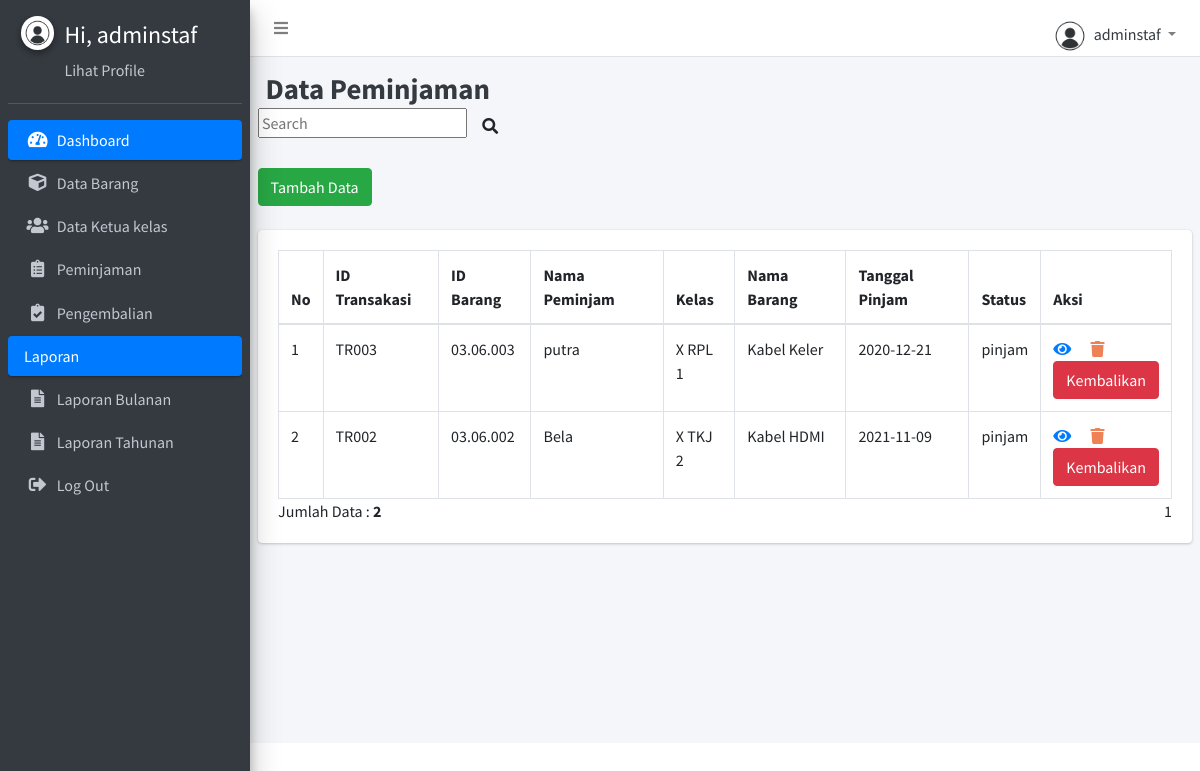
Page /transaksi-peminjaman.php (signed in) on the committed database.
### tables this page shows
CREATE TABLE `transaksi` (
  `IdTransaksi` varchar(10) NOT NULL,
  `IdBarang` varchar(20) NOT NULL,
  `Nama` varchar(50) NOT NULL,
  `SwKelas` varchar(10) NOT NULL,
  `BrgNama` varchar(50) NOT NULL,
  `TglPinjam` date NOT NULL,
  `TglKembali` date NOT NULL,
  `status` varchar(20) NOT NULL
);

CREATE TABLE `barang` (
  `IdBarang` varchar(15) NOT NULL,
  `BrgNama` varchar(50) NOT NULL,
  `BrgMerk` varchar(50) NOT NULL,
  `BrgSpesifikasi` varchar(255) NOT NULL,
  `BrgKondisi` varchar(255) NOT NULL,
  `BrgJumlah` int(5) NOT NULL
);

CREATE TABLE `siswa` (
  `IdSiswa` varchar(10) NOT NULL,
  `SwNama` varchar(50) NOT NULL,
  `SwKelas` varchar(10) NOT NULL,
  `SwNoHp` varchar(15) NOT NULL
);

### transaksi-peminjaman.php (the view, shortened to what this page needs)
<?php
include'config.php';
?>
<!DOCTYPE html>
<html>
<head>
<?php include 'template/header.php';?>
<?php include 'template/sidebar.php';?>
  <div class="content-wrapper">
    <div class="content-header">
      <div class="container-fluid">
        <div class="row mb-2">
          <div class="col-sm-9">
            <h1 class="m-0 text-dark"><b>Data Peminjaman</b></h1>
          </div>
          <div class="form-inline">
            <div align="right">
            <div class="form-inline">
            <div align="right">
                <form method=post>
                    <input type="text" name="pencarian" placeholder="Search">
                        <button class="btn btn-navbar" type="submit">
                            <i class="fas fa-search"></i>
                        </button>
                </form>
            </div>
        </div>
            </div>
        </div>
        </div>
      </div>
    </div>
    <div class="col-12">
        <a href="transaksi-input.php" class="btn btn-success">Tambah Data</a>
    </div>
    <br>
    <section class="content">
      <div class="row">
        <div class="col-12">
          <div class="card">
            <div class="card-body">
              <table id="example2" class="table table-bordered table-hover">
                <thead>
                <tr>
                    <th>No</th>
                    <th>ID Transakasi</th>
                    <th>ID Barang</th>
                    <th>Nama Peminjam</th>
                    <th>Kelas</th>
                    <th>Nama Barang</th>
                    <th>Tanggal Pinjam</th>
                    <th>Status </th>
                    <th>Aksi</th>
                </tr>
                </thead>
                <tbody>
            <?php
                $batas = 5;
                extract($_GET);
                if(empty($hal)) {
                    $posisi = 0;
                    $hal = 1;
                    $nomor = 1;
                }else {
                    $posisi = ($hal - 1) * $batas;
                    $nomor = $posisi+1;
                }
                if($_SERVER['REQUEST_METHOD'] == "POST") {
                    $pencarian = trim(mysqli_real_escape_string($conn, $_POST['pencarian']));
                    if($pencarian != "") {
                        $sql = "SELECT transaksi.IdTransaksi, b.IdBarang, b.BrgNama, transaksi.Nama, siswa.SwKelas, transaksi.TglPinjam,
                                transaksi.TglKembali, transaksi.status FROM transaksi
                                INNER JOIN barang b ON transaksi.IdBarang = b.IdBarang
                                INNER JOIN siswa ON transaksi.SwKelas = siswa.SwKelas
								WHERE transaksi.IdTransaksi LIKE '%$pencarian%'
                                OR  transaksi.TglPinjam LIKE '%$pencarian%'
                                OR  transaksi.TglKembali LIKE '%$pencarian%'
                                OR  transaksi.Nama LIKE '%$pencarian%'
                                OR  transaksi.status LIKE '%$pencarian%'
								OR  barang.IdBarang LIKE '%$pencarian%'
                                OR  barang.BrgNama LIKE '%$pencarian%'
								OR  siswa.SwKelas LIKE '%$pencarian%'";
                        $query = $sql;
                        $queryJml = $sql;
                    } else {
                        $query = "SELECT transaksi.IdTransaksi, b.IdBarang, b.BrgNama, transaksi.Nama, siswa.SwKelas, transaksi.TglPinjam,
                                transaksi.TglKembali, transaksi.status FROM transaksi
                                INNER JOIN barang b ON transaksi.IdBarang = b.IdBarang
                                INNER JOIN siswa ON transaksi.SwKelas = siswa.SwKelas
                                WHERE transaksi.status = 'Pinjam'
								ORDER BY transaksi.IdTransaksi DESC
								LIMIT $posisi, $batas";
                        $queryJml = "SELECT * FROM transaksi WHERE transaksi.status = 'Pinjam'";
                        $no = $posisi * 1;
                    }
                }
                else {
                            $query = "SELECT transaksi.IdTransaksi, b.IdBarang, b.BrgNama, transaksi.Nama, siswa.SwKelas,  transaksi.TglPinjam,
                            transaksi.TglKembali, transaksi.status FROM transaksi
                            INNER JOIN barang b ON transaksi.IdBarang = b.IdBarang
                            INNER JOIN siswa ON transaksi.SwKelas = siswa.SwKelas
                            WHERE transaksi.status = 'Pinjam'
                            ORDER BY transaksi.IdTransaksi DESC
                            LIMIT $posisi, $batas";
                        $queryJml = "SELECT * FROM transaksi WHERE transaksi.status = 'Pinjam'";
                }
               $q_tampil_transaksi = mysqli_query($conn, $query);
               if(mysqli_num_rows($q_tampil_transaksi) > 0) {
                   while($r_tampil_transaksi=mysqli_fetch_array($q_tampil_transaksi)) {
           ?>
            <tr>
                <td><?php echo $nomor; ?></td>
                <td><?php echo $r_tampil_transaksi['IdTransaksi']; ?></td>
                <td><?php echo $r_tampil_transaksi['IdBarang']; ?></td>
				<td><?php echo $r_tampil_transaksi['Nama']; ?></td>
				<td><?php echo $r_tampil_transaksi['SwKelas']; ?></td>
                <td><?php echo $r_tampil_transaksi['BrgNama']; ?></td>
                <td><?php echo $r_tampil_transaksi['TglPinjam']; ?></td>
                <td><?php echo $r_tampil_transaksi['status']; ?></td>
                <td>
                    <a href="transaksi-peminjaman-detail.php?IdTransaksi=<?php echo $r_tampil_transaksi['IdTransaksi'];?>"><i class="nav-icon fas fa-eye" title="Detail">&#xE254;</i></a>
					<a href="transaksi-peminjaman-delete.php?IdTransaksi=<?php echo $r_tampil_transaksi['IdTransaksi'];?>" onclick = "return confirm ('Apakah Anda Yakin Akan Menghapus Data Ini?')" class="tombol" style="color:#ef8157; font-weight:bold"><i class="nav-icon fas fa-trash" title="Delete">&#xE872;</i></a>
                    <div class="tombol-opsi-container"><a href="transaksi-pengembalian-proses.php?&IdTransaksi=<?php echo $r_tampil_transaksi['IdTransaksi'];?>&IdBarang=<?php echo $r_tampil_transaksi['IdBarang']; ?>&TglKembali=<?php echo $r_tampil_transaksi['TglKembali']; ?>
                    &BrgNama=<?php echo $r_tampil_transaksi['BrgNama']; ?>&SwKelas=<?php echo $r_tampil_transaksi['SwKelas']; ?>" onclick = "return confirm ('Apakah Anda Yakin ingin mengembalikan Barang ini ?')" class="btn btn-danger">Kembalikan</a></div>
                </td>
            </tr>
            <?php
                        $nomor++;
                    }
                }
                else {
                    echo "<tr><td colspan=6>Data Tidak Ditemukan</td></tr>";
                }
            ?>
        </tbody>
        </table>
        <?php
    if(isset($_POST['pencarian'])) {
        if($_POST['pencarian']!='') {
            echo "<div style=\"float:left;\">";
            $jml = mysqli_num_rows(mysqli_query($conn, $queryJml));
            echo "Data Hasil Pencarian: <b>$jml</b>";
            echo "</div>";
        }
    } else {
    ?>
        <div style="float: left;">
        <?php
            $jml = mysqli_num_rows(mysqli_query($conn, $queryJml));
            echo "Jumlah Data : <b>$jml</b>";
        ?>
        </div>
        <div class="pagination" style="float: right;">
            <?php
                $jml_hal = ceil($jml / $batas);
                for($i = 1; $i <= $jml_hal; $i++) {
                    if($i != $hal) {
                        echo "<a href=\"?p=transaksi-peminjaman&hal=$i\">$i</a>";
                    } else {
                        echo "<a class=\"active\">$i</a>";
                    }
                }
            ?>
        </div>
    <?php
    }
    ?>
            </div>
         </div>
         </div>
    </div>
    </section>
</body>
</html>

### rows in the picture
transaksi: IdTransaksi "TR003", IdBarang.IdBarang "03.06.003", Nama "putra", siswa.SwKelas "X RPL 1", IdBarang.BrgNama "Kabel Keler", TglPinjam "2020-12-21", status "pinjam"
transaksi: IdTransaksi "TR002", IdBarang.IdBarang "03.06.002", Nama "Bela", siswa.SwKelas "X TKJ 2", IdBarang.BrgNama "Kabel HDMI", TglPinjam "2021-11-09", status "pinjam"

### other values in the picture
$_SESSION['username'] "adminstaf"
$jml "2"
